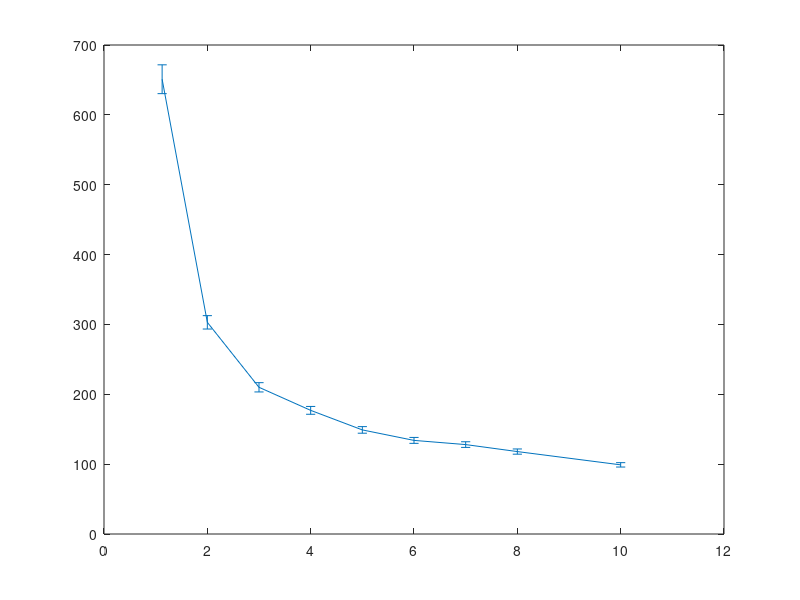

MATLAB code to generate this figure: (Note: this script raises an error after producing the figure.)
clear all;
close all;
clc;

vin=[1.125 2 3 4 5 6 7 8 10];
sigma=[651 303 210 177 149 134 128 118 99];
err=[1/sqrt(996)*sigma(1) 1/sqrt(1000)*sigma(2) 1/sqrt(1000)*sigma(3) ...
    1/sqrt(1000)*sigma(4) 1/sqrt(1000)*sigma(5) 1/sqrt(1000)*sigma(6) ...
    1/sqrt(1000)*sigma(7) 1/sqrt(1000)*sigma(8) 1/sqrt(1000)*sigma(9)];

fitfun=@(A,x)sqrt(A(1)*x.^(-2)+A(2));
xf0=[0.9,140];
A=lsqcurvefit(fitfun,xf0,vin(1:end),sigma(1:end));

%plot(vin,sigma,'r*');
E1=errorbar(vin,sigma,err);
set(E1,'LineStyle', 'none ','Color', 'r','LineWidth', 3, 'Marker', '*', 'MarkerSize', 8, ...
         'MarkerEdgeColor', [.2 .2 .2], 'MarkerFaceColor' , [0,1,1]);
xlabel('input(mV)');
ylabel('jitter rms(ps)');
grid on
hold on

times = linspace(vin(1),vin(end));
plot(times,fitfun(A,times),'b--','LineWidth', 2)
hold on

simin=[1.125 2 6 8];
simsig=[407 189 60.4 44.7];
simerr=[1/sqrt(40)*simsig(1) 1/sqrt(40)*simsig(2) 1/sqrt(40)*simsig(3) 1/sqrt(40)*simsig(4)];
E2=errorbar(simin,simsig,simerr);
set(E2,'LineStyle', 'none ','Color', 'g','LineWidth', 3, 'Marker', '.', 'MarkerSize', 8, ...
         'MarkerEdgeColor', [.2 .2 .2], 'MarkerFaceColor' , [0,1,1]);
legend('measurement data','measured data fitting','simulation data');
title('Board 1 T12 timing performance');
